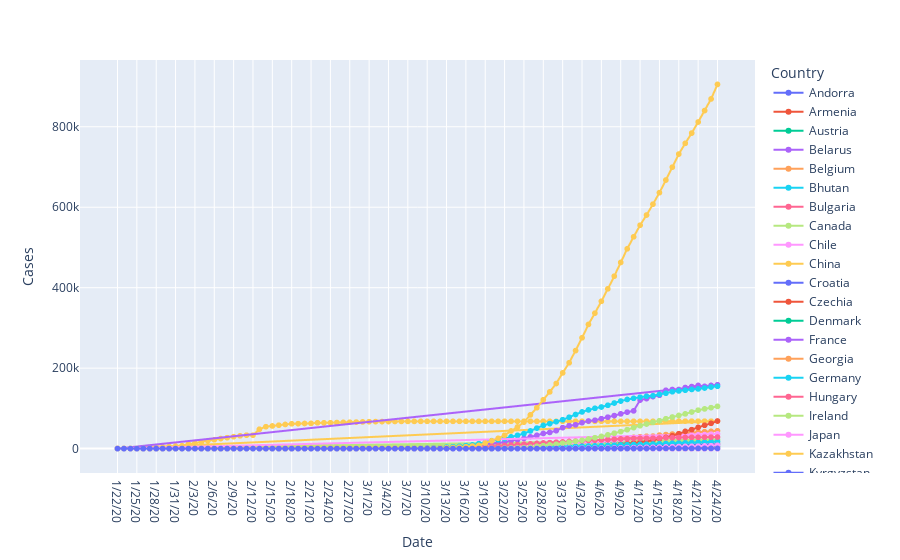

The cell this chart's notebook holds for it:
### Code cell
# Grupo de países con temperaturas inferiores a 11 grados en promedio por año.
group_a = df.loc[df['Country'].isin(['Canada', 'Russia', 'Mongolia', 'Kyrgyzstan', 'Sweden',
                                     'US', 'China', 'Chile', 'Turkey', 'Kazakhstan', 
                                     'Japan', 'Ukraine', 'Poland', 'Romania', 'Germany', 'France', 
                                     'United_Kingdom', 'New_Zealand', 'Georgia', 'Armenia', 'Bulgaria', 
                                     'Belarus', 'Latvia', 'Serbia', 'Croatia', 'Slovakia', 'Hungary', 
                                     'Austria', 'Czechia', 'Switzerland', 'Montenegro', 'Kosovo', 
                                     'North_Macedonia', 'Bhutan', 'Moldova', 'Denmark', 'Lithuania', 
                                     'Bosnia_and_Herzegovina', 'Slovenia', 'Belgium', 'Netherlands', 'Ireland', 
                                     'Falkland_Islands_(Malvinas)', 'Luxembourg', 'Andorra', 'Isle_of_Man', 
                                     'Liechtenstein'])]

fig = px.line(group_a, x = "Date", y = "Cases", text = "Cases", color = "Country")
fig.show()
